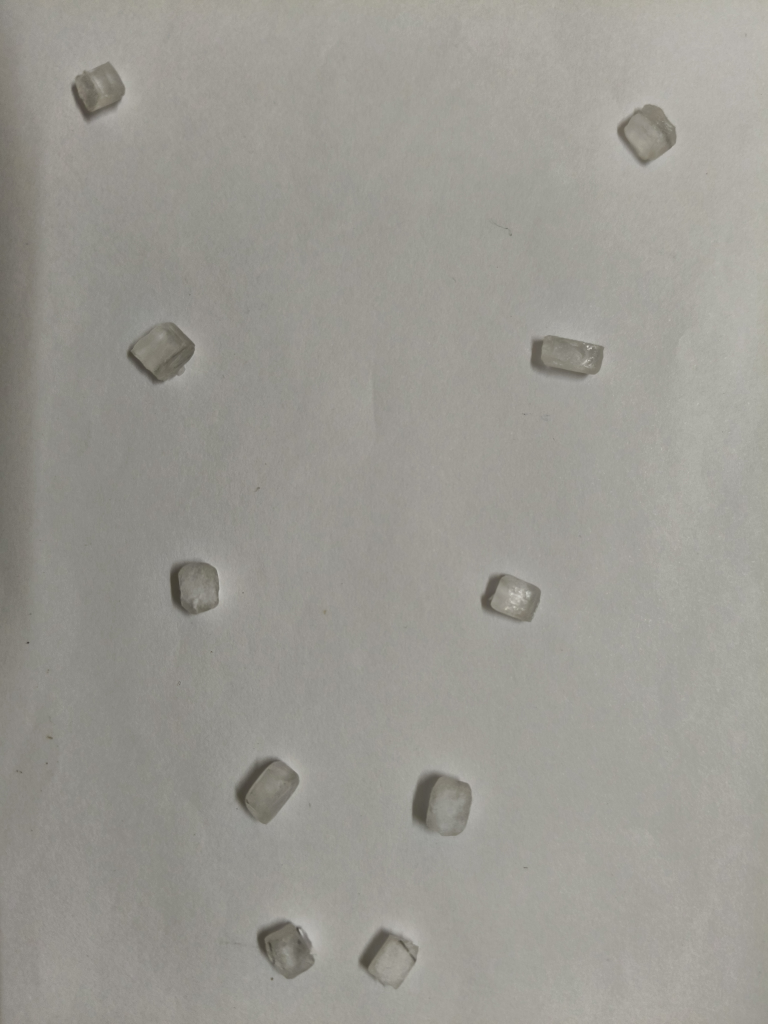
#> input picture part_a_photos/picture1.jpg, 3072 x 4096 px, found by its file name (shown at 1/4 size)
$ python build_all.py
#> lines starting #> are read from the running program, lines starting #| are printed output that depends on the picture
### slides/vt.py
import numpy as np, matplotlib
matplotlib.use('Agg')
import matplotlib.pyplot as plt
from matplotlib.patches import Circle, Rectangle, FancyBboxPatch, Polygon, FancyArrow
plt.rcParams['font.family']='monospace'
plt.rcParams['font.monospace']=['DejaVu Sans Mono']
plt.rcParams['axes.unicode_minus']=False
# OVERHEAD BAR NOTATION. THE COMBINING MACRON U+0304 AND OVERLINE U+0305 BOTH LAND
# ON THE WRONG GLYPH IN MATPLOTLIB, WHICH DOES NOT DO COMPLEX SHAPING, SO BARS ARE
# WRITTEN AS MATHTEXT $\bar{n}$ AND MATHTEXT IS POINTED AT THE SAME MONO FACE.
plt.rcParams['mathtext.fontset']='custom'
plt.rcParams['mathtext.rm']='DejaVu Sans Mono'
plt.rcParams['mathtext.it']='DejaVu Sans Mono'
plt.rcParams['mathtext.bf']='DejaVu Sans Mono:bold'
plt.rcParams['mathtext.default']='regular'
W,H=1920.,1080.
BG='#05080C'; BAR='#24E06E'; BARTXT='#04140A'; ORANGE='#FFB03A'; GREEN='#36F08C'
CYAN='#58D3E8'; BODY='#C9D2D8'; DIM='#38464D'; PANEL='#0C1E33'; PEDGE='#3FC7DE'
MUTE='#8C9AA4'; AMBER='#FFC857'; RED='#E8392F'; WHITE='#FFFFFF'; GRID='#14314F'; VIOLET='#B99BE8'
def new_slide(cmd, page, total=15, tildes=(300,780)):
    # page MAY BE AN int (NUMBERED ANSWER SLIDE) OR A str SUCH AS '[QUESTION]',
    # WHICH IS PRINTED VERBATIM SO QUESTION SLIDES STAY OUT OF THE COUNT.
#> called with cmd = '$ cat title.txt', page = 1, total = 15, tildes = (250, 760)
    fig=plt.figure(figsize=(19.2,10.8),dpi=100); fig.patch.set_facecolor(BG)
    ax=fig.add_axes([0,0,1,1]); ax.set_xlim(0,W); ax.set_ylim(0,H); ax.axis('off')
    ax.add_patch(Rectangle((0,H-30),W,30,color=BAR,zorder=5))
    ax.add_patch(Rectangle((0,0),W,30,color=BAR,zorder=5))
    ax.text(22,H-15,'CML6032@IITD:~/ASSIGNMENT',color=BARTXT,fontsize=11,weight='bold',va='center',zorder=6)
    ax.text(W-22,H-15,'VT100 | Bourne shell',color=BARTXT,fontsize=11,weight='bold',va='center',ha='right',zorder=6)
    ax.text(22,15,'assignment1.tex',color=BARTXT,fontsize=11,weight='bold',va='center',zorder=6)
    ax.text(W/2,15,'[READ ONLY]',color=BARTXT,fontsize=11,weight='bold',va='center',ha='center',zorder=6)
    tag = page if isinstance(page,str) else f'{page}/{total}'
    ax.text(W-22,15,tag,color=BARTXT,fontsize=11,weight='bold',va='center',ha='right',zorder=6)
    for y in range(int(tildes[0]),int(tildes[1]),30): ax.text(60,y,'~',color=DIM,fontsize=12,va='center')
    if cmd: ax.text(120,H-95,cmd,color=ORANGE,fontsize=21,va='center')
    return fig,ax
def T(ax,x,y,s,c=BODY,fs=13,w='normal',ha='left',va='center',fam='monospace',z=4):
    return ax.text(x,y,s,color=c,fontsize=fs,weight=w,ha=ha,va=va,family=fam,zorder=z)
def panel(ax,x,y,w,h,fill=PANEL,edge=PEDGE,lw=1.8,r=10):
    ax.add_patch(FancyBboxPatch((x,y),w,h,boxstyle=f'round,pad=0,rounding_size={r}',
        fc=fill,ec=edge,lw=lw,zorder=1)); return None
CW=0.602*100/72.0          # DejaVu Sans Mono advance, px per pt of fontsize
def cw(fs,n=1): return n*fs*CW
# [23 lines left out: functions bullets, row, not called in this run]
def rule(ax,x,y,w_,c=PEDGE,lw=1.2,z=3): ax.plot([x,x+w_],[y,y],color=c,lw=lw,zorder=z)
# ---------- 3D projection ----------
# [6 lines left out: function rot, not called in this run]
def proj(P,az=24,el=16):
    e1,e2,n=rot(az,el); P=np.atleast_2d(P)
    return np.c_[P@e1,P@e2], P@n
CELL_E=[(0,1),(0,2),(0,4),(1,3),(1,5),(2,3),(2,6),(3,7),(4,5),(4,6),(5,7),(6,7)]
def cube_pts(): return np.array([[i,j,k] for i in (0,1) for j in (0,1) for k in (0,1)],float)
def sphere(ax,c,r,col,z):
    ax.add_patch(Circle(c,r,fc=col,ec='#2A2A2A',lw=0.7,zorder=z))
    ax.add_patch(Circle((c[0]-0.33*r,c[1]+0.33*r),0.34*r,fc='white',ec='none',alpha=0.55,zorder=z+0.01))
# [41 lines left out: functions draw_structure, triad, not called in this run]

### slides/slides_a.py
import sys; sys.path.insert(0,'/data/deck')
from vt import *
import numpy as np
OUT='/data/deck/slides/'
# [9 lines left out: functions ax_in, wpanel, not called in this run]

# ---------------- 01 TITLE ----------------
fig,ax=new_slide('$ cat title.txt',1,tildes=(250,760))
T(ax,150,H-200,'20261005 CML6032 ASSIGNMENT 1',GREEN,30,'bold')
T(ax,150,H-258,'MATERIALS CHEMISTRY : STRUCTURAL ANALYSIS',AMBER,21)
T(ax,150,H-312,'CRYSTAL MORPHOLOGY, PEROVSKITE HYSTERESIS AND NINE BINARY PROTOTYPES',CYAN,19)
T(ax,150,H-396,'NISHEAL MICHAEL KALEY',GREEN,20)
T(ax,150,H-444,'ENTRY NO 2025CYS7090  |  IIT DELHI',GREEN,17)
T(ax,150,H-488,'SUBMITTED 5 OCTOBER 2026, 02:30 IST  |  DUE 5 OCTOBER 2026, 23:59 IST',GREEN,17)
T(ax,150,H-566,'$ ./init_pipeline.sh',ORANGE,21)
for i,l in enumerate(['MODULES INITIALIZED: [PART A: MORPHOLOGY AND POINT GROUPS]',
                      '                     [PART B SEGMENT 1: FERROELECTRIC DISTORTION SERIES]',
                      '                     [PART B SEGMENT 2: NINE BINARY PROTOTYPES]']):
    T(ax,150,H-612-i*32,l,BODY,15)
T(ax,150,H-724,'$ ./set_notation.sh --house',ORANGE,21)
T(ax,150,H-770,'UNITS pm ONLY  |  RATIOS NOT PER-100  |  STATE TUPLES ON ALL IONS  |  NO GREEK GLYPHS',BODY,15)
T(ax,150,H-804,'MIRROR PLANES AS MP  |  OVERHEAD BARS ON ROTOINVERSION AXES AND SPACE GROUPS, e.g. '
               '$\\bar{3}$m AND Fm$\\bar{3}$m',BODY,15)
fig.savefig(OUT+'01.png',facecolor=BG); plt.close(fig)
#> after `fig.savefig(OUT + '01.png', facecolor=BG)`:
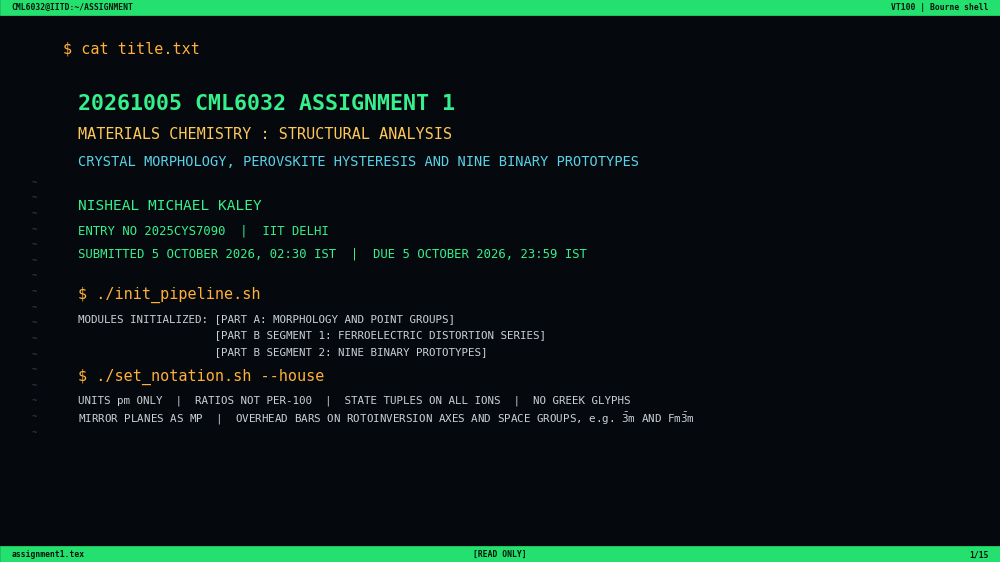
#> figure drawn by matplotlib, 1 panel

# =====================================================================================
# PART A, REBUILT FROM THE CLASS PHOTOGRAPHS (part_a_photos/picture1-5.jpg).
# EVERY NUMBER ON SLIDES 02-04 COMES FROM part_a_photos/measure.json, WRITTEN BY
# part_a_photos/measure_edges.py (LSD EDGE FIT ON THE FULL-RESOLUTION PHOTOS).
# =====================================================================================
import json
from PIL import Image
PA='/data/repo/part_a_photos/'
MJ=json.load(open(PA+'measure.json'))
#> (reads part_a_photos/measure.json from the repository)
SM=MJ['_summary']
SCL=3072/900
CEN=[(115,105),(760,155),(190,410),(665,415),(230,688),(600,700),(318,925),(518,942),(335,1112),(458,1125)]
ISO={3:(445,600),4:(463,662),5:(430,715)}
_IMG={}
def photo(i):
    if i not in _IMG: _IMG[i]=np.asarray(Image.open(PA+f'picture{i}.jpg').convert('RGB')).astype(np.float32)
    return _IMG[i]
def stretch(a,lo=0.8,hi=99.6):
    l,h=np.percentile(a,lo),np.percentile(a,hi)
    return np.clip((a-l)/(h-l),0,1)
def crop(i,cx,cy,w,h,dx=0,dy=0):
    X,Y=int(cx*SCL)+dx,int(cy*SCL)+dy
    return photo(i)[Y-h//2:Y+h//2,X-w//2:X+w//2]
def imax(fig,x,y,w,h,edge=PEDGE,lw=1.4):
#> called with x = 140, y = 192, w = 460, h = 613, edge = '#3FC7DE', lw = 1.4
    a=fig.add_axes([x/W,y/H,w/W,h/H]); a.set_xticks([]); a.set_yticks([])
    for s in a.spines.values(): s.set_color(edge); s.set_linewidth(lw)
    return a
def tagbox(a,x,y,s,c=CYAN,fs=10.5):
    a.text(x,y,s,color=c,fontsize=fs,weight='bold',ha='center',va='center',family='monospace',
           bbox=dict(boxstyle='square,pad=0.18',fc='#05080CCC',ec=c,lw=1.0),zorder=6)

# ---------------- 02 THE CRYSTALS AS PHOTOGRAPHED ----------------
fig,ax=new_slide('$ ls ./part_a/photos && cat observation.log',2)
T(ax,120,H-158,'PART A: THE CRYSTALS ISSUED IN CLASS, AS PHOTOGRAPHED',GREEN,23,'bold')
T(ax,1800,H-158,'[5 PHOTOS | 11 CRYSTALS | NO SCALE BAR]',AMBER,17,'bold',ha='right')
# --- left: picture 1 with labels
panel(ax,120,130,500,760)
T(ax,370,862,'PICTURE 1: 10 CRYSTALS, C1 TO C10',CYAN,14,'bold','center')
a=imax(fig,140,192,460,613)
import cv2
p1=np.asarray(Image.open(PA+'picture1.jpg').convert('RGB').resize((900,1200),Image.LANCZOS)).astype(np.float32)
p1=p1/cv2.GaussianBlur(p1,(0,0),45); p1=np.clip(p1/np.percentile(p1,96)*0.94,0,1)   # FLAT-FIELD THE PAPER
#> after `p1 = p1 / cv2.GaussianBlur(p1, (0, 0), 45)`:
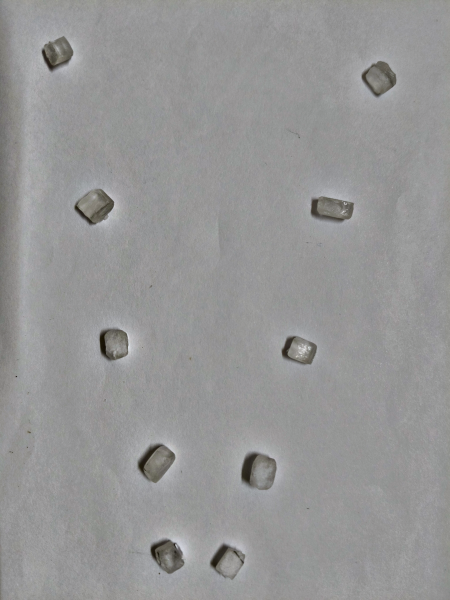
#> p1: shape (1200, 900, 3) float32 (shown at 1/2 size); mean R, G, B 0.999, 0.999, 0.999; drawn with min black and max white
#> after `p1 = np.clip(p1 / np.percentile(p1, 96) * 0.94, 0, 1)`:
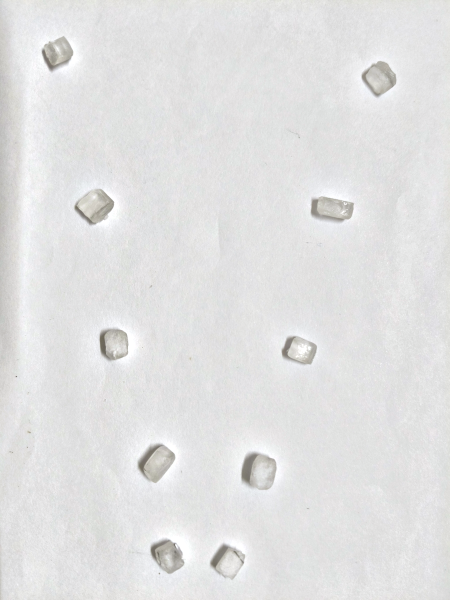
#> p1: shape (1200, 900, 3) float32 (shown at 1/2 size); mean R, G, B 0.885, 0.885, 0.885
a.imshow(p1,extent=(0,900,1200,0)); a.set_xlim(0,900); a.set_ylim(1200,0)
SIDE=[1,-1,1,-1,1,-1,-1,1,-1,1]       # LABEL LEFT OR RIGHT OF EACH CRYSTAL
for k,(x,y) in enumerate(CEN):
    tagbox(a,x+SIDE[k]*80,y,f'C{k+1}',fs=10.5)
T(ax,370,162,'PICTURE 2 IS THE SAME LAYOUT, RETAKEN',MUTE,11.5,ha='center')
# --- middle: views A-C and detail crops
panel(ax,650,130,560,760)
T(ax,930,862,'ONE CRYSTAL ALONE: VIEWS A, B, C',CYAN,14,'bold','center')
T(ax,930,834,'(PICTURES 3, 4, 5; TURNED BETWEEN SHOTS)',MUTE,11,ha='center')
for j,(i,lab) in enumerate([(3,'A: FROSTED FACE'),(4,'B: SMOOTH FACE'),(5,'C: TURNED OVER')]):
    x0=672+j*178
    a=imax(fig,x0,500,160,300)
    a.imshow(stretch(crop(i,*ISO[i],320,600,dy=20)))
    T(ax,x0+80,478,lab,BODY,11,'bold','center')
T(ax,930,436,'DETAILS FROM PICTURE 1',CYAN,14,'bold','center')
for j,(k,l1,l2) in enumerate([(3,'C3: TOP + SIDE','FACE, SQUARE'),(6,'C6: FROSTED','CENTRE'),
                              (1,'C1: BANDS IN','THE BODY'),(10,'C10: CRACK','ALONG A FACE')]):
    x0=668+j*134
    a=imax(fig,x0,262,124,124)
    a.imshow(stretch(crop(1,*CEN[k-1],340,340)))
    T(ax,x0+62,240,l1,BODY,10,'bold','center'); T(ax,x0+62,218,l2,BODY,10,'bold','center')
T(ax,930,170,'LIGHT FROM THE RIGHT: THE DARK BAND ON THE',MUTE,10.5,ha='center')
T(ax,930,150,'LEFT OF EACH CRYSTAL IS ITS SHADOW',MUTE,10.5,ha='center')
# --- right: observation log
panel(ax,1240,130,560,760)
T(ax,1265,862,'OBSERVATION LOG',AMBER,15,'bold')
bullets(ax,1265,822,[
 ('[COUNT]','10 IN PICTURES 1-2, PLUS ONE CRYSTAL'),('','ALONE IN 3 POSES (PICTURES 3-5)'),
 ('[COLOUR]','COLOURLESS. THE SLIGHT WARM CAST IS'),('','ALSO IN THE SHADOWS, SO IT IS LIGHTING'),
 ('[LUSTRE]','VITREOUS AND TRANSLUCENT; FROSTED'),('','FACE CENTRES ON C5, C6, C10, VIEW A'),
 ('[HABIT]','BLOCKY BOXES; PLAN L/W 1.0 TO 2.0'),
 ('[FACES]','FLAT, IN PARALLEL OPPOSITE PAIRS;'),('','STRAIGHT EDGES; FLAT, BLUNT ENDS'),
 ('[ANGLES]','EVERY CLEAN CORNER LOOKS SQUARE'),
 ('[ABSENT]','NO PYRAMID, DOME OR CORNER FACET'),('','RESOLVED ON ANY OF THE 11 CRYSTALS'),
 ('[DEFECTS]','ROUNDED EDGES, CHIPPED ENDS AND'),('','CRACKS RUNNING PARALLEL TO A FACE'),
 ('[SCALE]','NO SCALE OBJECT: SIZES AS RATIOS'),
],dy=37,fs=12.5,marker='',headc=CYAN,pad=10)
panel(ax,1262,160,516,96,fill='#07160F',edge=GREEN,lw=1.4,r=6)
T(ax,1280,231,'READ-OUT: ONE GEOMETRY ONLY. SIX FLAT FACES',GREEN,12.5,'bold')
T(ax,1280,203,'IN THREE PARALLEL PAIRS, MEETING SQUARE,',GREEN,12.5,'bold')
T(ax,1280,175,'WHATEVER THE LENGTH OF THE CRYSTAL',GREEN,12.5,'bold')
T(ax,120,92,'$ ./measure_angles.py --photos 1,4 --edges lsd',ORANGE,17)
T(ax,120,56,'[STATUS] 11 OUTLINES PASSED TO THE EDGE FIT ON SLIDE 03',BODY,13)
fig.savefig(OUT+'02.png',facecolor=BG); plt.close(fig)

# ---------------- 03 MEASURED ANGLES AND THE IDEALISED HABIT ----------------
# [15 lines left out: function seg_overlay, not called in this run]
fig,ax=new_slide('$ ./measure_angles.py --photos 1,4 --edges lsd --report',3)
T(ax,1800,H-95,'[PART A CORRECTED AFTER EVALUATION, 4 OCT 2026]',RED,13,'bold',ha='right')
T(ax,120,H-158,'MORPHOLOGY: ONE ANGLE, MANY SHAPES',GREEN,23,'bold')
T(ax,1800,H-158,'[STENO 1669, TESTED ON THESE CRYSTALS]',AMBER,17,'bold',ha='right')
# --- left: four fitted crops
panel(ax,120,130,580,760)
T(ax,410,862,'EDGES FITTED BY LINE-SEGMENT DETECTION',CYAN,14,'bold','center')
T(ax,410,836,'CYAN: PRISM EDGES | GREEN: CLEAN END | RED: CHIPPED END',MUTE,10.5,ha='center')
for j,(name,i,lab) in enumerate([('C4',1,'C4'),('C6',1,'C6'),('C7',1,'C7'),('PIC4',4,'VIEW B')]):
    x0=145+(j%2)*275; y0=560-(j//2)*335
    if name=='PIC4': cx,cy=ISO[4]; r=250
    else: cx,cy=CEN[int(name[1:])-1]; r=190
    a=imax(fig,x0,y0,255,255); seg_overlay(a,name,i,cx,cy,r)
    tagbox(a,2*r*0.12,2*r*0.09,lab,c=AMBER,fs=10.5)
for (x0,y0,t1,t2) in [(272,550,'RIGHT END SQUARE,','LEFT END ROUNDED'),(547,550,'BOTH ENDS SQUARE',''),
                      (272,215,'SQUARE CORNER',''),(547,215,'BOTTOM END SQUARE,','TOP END ROUGH')]:
    T(ax,x0,y0-10,t1,BODY,10.5,'bold','center')
    if t2: T(ax,x0,y0-31,t2,BODY,10.5,'bold','center')
# --- middle: angle and aspect plots
panel(ax,725,130,600,760)
T(ax,1025,862,'CORNER ANGLE PER CRYSTAL',CYAN,14,'bold','center')
names=[f'C{k}' for k in range(1,11)]+['PIC4']; labs=names[:-1]+['B']
# [6 lines left out: function darkax, not called in this run]
a=darkax(800,585,500,235)
a.axhspan(SM['clean_min'],SM['clean_max'],color=GREEN,alpha=0.10)
a.axhline(90,color=AMBER,lw=1.4,ls='--')
for k,nm in enumerate(names):
    rec=MJ.get(nm,{})
    for e in rec.get('ends',{}).values():
        if e['clean']: a.plot(k,e['corner'],'o',ms=8,mfc=GREEN,mec='#04140A')
        else: a.plot(k,e['corner'],'x',ms=9,mew=2.4,color=RED)
    if 'ends' not in rec: a.text(k,72,'N/M',color=MUTE,fontsize=8.5,ha='center',family='monospace')
a.set_xticks(range(len(labs))); a.set_xticklabels(labs,family='monospace',fontsize=9.5)
a.set_ylim(66,94); a.set_xlim(-0.6,len(labs)-0.4); a.set_yticks([70,75,80,85,90])
a.set_ylabel('DEGREES',color=BODY,fontsize=10,family='monospace')
T(ax,1025,530,f"CLEAN: {SM['clean_n']} CORNERS, {SM['clean_min']:.1f} TO {SM['clean_max']:.1f}, MEAN {SM['clean_mean']:.1f}",GREEN,11.5,'bold','center')
T(ax,1025,507,f"CHIPPED: {len(SM['oblique'])} ENDS, {min(SM['oblique']):.1f} TO {max(SM['oblique']):.1f}, NEVER IN PARALLEL PAIRS",RED,11.5,'bold','center')
T(ax,1025,466,'PLAN-VIEW LENGTH / WIDTH',CYAN,14,'bold','center')
a=darkax(800,232,500,205)
asp=[MJ[nm]['aspect'] if 'aspect' in MJ.get(nm,{}) else np.nan for nm in names]
a.bar(range(len(labs)),[0 if np.isnan(v) else v-0.9 for v in asp],bottom=0.9,color=CYAN,alpha=0.85,width=0.62)
for k,v in enumerate(asp):
    if not np.isnan(v): a.text(k,v+0.04,f'{v:.2f}',color=BODY,fontsize=8,ha='center',family='monospace')
for k,v in enumerate(asp):
    if np.isnan(v): a.text(k,1.06,'N/M',color=MUTE,fontsize=8.5,ha='center',family='monospace')
a.set_xticks(range(len(labs))); a.set_xticklabels(labs,family='monospace',fontsize=9.5)
a.set_ylim(0.9,2.2); a.set_xlim(-0.6,len(labs)-0.4); a.set_yticks([1.0,1.5,2.0])
T(ax,1025,180,f"L/W {min(SM['aspect']):.2f} TO {max(SM['aspect']):.2f} IN ONE BATCH: SHAPE VARIES",AMBER,11.5,'bold','center')
T(ax,1025,157,'2-FOLD, THE ANGLE DOES NOT',AMBER,11.5,'bold','center')
# --- right: idealised habit
panel(ax,1350,130,450,760)
T(ax,1575,862,'IDEALISED HABIT: BOX, 3 PINACOIDS',CYAN,14,'bold','center')
# [31 lines left out: functions box, drawbox, not called in this run]
# CORRECTED AFTER EVALUATION: THE HABIT IS A BOX WITH THREE UNEQUAL EDGES, NOT A CUBE.
# A SQUARE CORNER IS 3-FOLD ONLY LOCALLY: THE LINE THROUGH IT ALONG ITS OWN [111] MISSES THE
# CENTRE, AND A 120-DEGREE TURN ABOUT [111] THROUGH THE CENTRE SENDS L TO W TO T.
HX,HY,HZ=1.6,1.0,0.65
PINK='#FF7CA8'
a=fig.add_axes([1380/W,560/H,390/W,270/H]); az,el=drawbox(a,box(HX,HY,HZ),ext=0.5)
for d in ((HX,0,0),(0,HY,0),(0,0,HZ)):                      # THE THREE 2-FOLD AXES, FACE TO FACE
    d=np.array(d,float); d=d+0.45*d/np.linalg.norm(d)
    P,_=proj(np.vstack([-d,d]),az,el)
    a.plot(P[:,0],P[:,1],color=PINK,lw=1.6,ls='--',zorder=3)
    a.plot(P[:,0],P[:,1],'D',ms=7.5,mfc=PINK,mec='#04140A',zorder=5,ls='none')
e1_,e2_,n_=rot(az,el)
CNR=max([np.array([sx*HX,sy*HY,sz*HZ]) for sx in (1,-1) for sy in (1,-1) for sz in (1,-1)],key=lambda c:np.dot(c,-n_))
sv=np.sign(CNR)/np.sqrt(3)
P,_=proj(np.vstack([CNR+0.6*sv,CNR-3.1*sv]),az,el)          # THE CORNER'S LOCAL 3-FOLD LINE
a.plot(P[:,0],P[:,1],color=GREEN,lw=1.7,ls='--',zorder=6)
a.plot(P[0,0],P[0,1],'^',ms=9,mfc=GREEN,mec='#04140A',zorder=7)
O,_=proj(np.zeros((1,3)),az,el); a.plot(O[0,0],O[0,1],'o',ms=6.5,mfc=WHITE,mec='#04140A',zorder=8)
T(ax,1575,538,'PINK 2-FOLD: FACE TO FACE, 3 OF THEM',PINK,10.5,'bold','center')
T(ax,1575,516,'GREEN: A SQUARE CORNER IS 3-FOLD ONLY',GREEN,10.5,'bold','center')
T(ax,1575,494,'LOCALLY; ITS AXIS MISSES THE CENTRE DOT',GREEN,10.5,'bold','center')
a=fig.add_axes([1380/W,300/H,390/W,170/H]); az2,el2=drawbox(a,box(HX,HY,HZ),az=222,el=20,ext=0.3,lfs=9.5)
RT=np.array([[0,0,1],[1,0,0],[0,1,0]],float)                # 120 DEGREES ABOUT [111]: x TO y TO z
VB=np.array([[sx*HX,sy*HY,sz*HZ] for sx in (-1,1) for sy in (-1,1) for sz in (-1,1)]); VR=VB@RT.T
for i in range(8):
    for j in range(i+1,8):
        if np.sum(np.abs(VB[i]-VB[j])>1e-9)==1:
            P,_=proj(VR[[i,j]],az2,el2); a.plot(P[:,0],P[:,1],color=RED,lw=1.5,ls='--',zorder=3)
XY,_=proj(np.vstack([VB,VR]),az2,el2)
a.set_xlim(XY[:,0].min()-0.25,XY[:,0].max()+0.25); a.set_ylim(XY[:,1].min()-0.25,XY[:,1].max()+0.25)
bullets(ax,1372,268,[
 'RED: THE BOX TURNED 120 DEGREES ABOUT',
 '[111] THROUGH THE CENTRE. L, W AND T',
 'TRADE PLACES, SO IT MISSES ITSELF',
 None,
 'FORM: 3 PINACOIDS {100}, {010}, {001}',
],dy=25,fs=11,marker='',lc=BODY)
T(ax,120,92,'$ ./measure_angles.py --summary',ORANGE,17)
T(ax,120,56,f"[RESULT] {SM['clean_n']} CLEAN CORNERS = 90 READ WITH ABOUT 2.4 DEGREES OF EDGE NOISE (A FOLDED SCATTER READS LOW) | "
           "OPPOSITE EDGES PARALLEL WITHIN 1 TO 7 DEGREES",BODY,12)
fig.savefig(OUT+'03.png',facecolor=BG); plt.close(fig)

# ---------------- 04 POINT GROUP (CORRECTED AFTER EVALUATION, 2026-10-04) ----------------
# THE EVALUATED SLIDE GAVE m3m (KEPT IN THE GIT HISTORY AT COMMIT 1bebbc3). THE INSTRUCTOR'S
# CLUE AFTER EVALUATION: THE CRYSTALS HAVE NO 3 OR -3 AXIS. A 3-FOLD OF THE CRYSTAL MUST TURN
# THE WHOLE CRYSTAL ONTO ITSELF, WHICH NEEDS L = W = T; A SQUARE CORNER IS 3-FOLD ONLY LOCALLY.
# [27 lines left out: functions sproj, stereo_mmm, not called in this run]
fig,ax=new_slide('$ ./assign_point_group.sh --form box --whole-crystal',4)
T(ax,1800,H-95,'[PART A CORRECTED AFTER EVALUATION, 4 OCT 2026]',RED,13,'bold',ha='right')
T(ax,120,H-158,'POINT GROUP: OPERATIONS, EXCLUSIONS AND VERDICT',GREEN,23,'bold')
T(ax,1800,H-158,'[CORRECTED: mmm (D2h, CLASS 8)]',AMBER,19,'bold',ha='right')
panel(ax,120,130,560,760)
T(ax,400,862,'STEREOGRAM: mmm WITH THE OBSERVED POLES',CYAN,14,'bold','center')
a=fig.add_axes([175/W,445/H,450/W,400/H]); stereo_mmm(a)
bullets(ax,140,428,[
 ('AMBER','THE 6 OBSERVED FACE POLES, 3 PINACOIDS'),
 ('LENS','2-FOLD, NOT 4-FOLD  |  RED X: NO 3-FOLD'),
 ('LINES','3 MP: PRIMITIVE + 2 DIAMETERS'),
],dy=27,fs=11,marker='',headc=AMBER,pad=7)
T(ax,140,334,'OPERATION INVENTORY (8), MAPPED ONTO THE CRYSTAL',AMBER,12.5,'bold')
bullets(ax,140,302,[
 ('3 2-FOLD','FACE CENTRE TO FACE CENTRE, ONE'),('','ALONG EACH EDGE DIRECTION'),
 ('3 MP','EACH PARALLEL TO ONE FACE PAIR'),
 ('CENTRE i','EVERY FACE HAS A PARALLEL PARTNER'),
 ('ABSENT','3, $\\bar{3}$ AND 4: NO TURN BUT 180 DEGREES'),('','MAPS THE WHOLE CRYSTAL ONTO ITSELF'),
],dy=27,fs=11,marker='[>]',headc=CYAN,pad=9)
panel(ax,705,130,1095,760)
T(ax,730,862,'EXCLUSION CHAIN: WHAT EACH CANDIDATE NEEDS AGAINST WHAT THE PHOTOS SHOW',AMBER,13.5,'bold')
x=730; fs=11.5
row(ax,x,826,[(0,'CANDIDATE',CYAN),(16.5,'NEEDS',CYAN),(51,'PHOTOS SHOW',CYAN),(91,'RESULT',CYAN)],fs=fs,w='bold')
rule(ax,x,810,1050)
CH=[('1, $\\bar{1}$','SOME CORNER (IA) AWAY FROM 90','11 CLEAN CORNERS, 86 TO 90','EXCLUDED',RED),
    ('2, m, 2/m','BOTH ENDS TILTED AND PARALLEL','NONE: THE 6 TILTED ENDS ARE','EXCLUDED',RED),
    ('','(AN OBLIQUE PINACOID)','CHIPPED AND NEVER PARALLEL','',RED),
    ('HEX, TRIGONAL','60, 120 OR RHOMB CORNERS','RIGHT ANGLES ONLY','EXCLUDED',RED),
    ('CUBIC (5)','120-DEGREE TURN ABOUT A BODY','L/W UP TO 2.03; FACES OF 2','EXCLUDED',RED),
    ('','DIAGONAL: NEEDS L = W = T','KINDS (FROSTED, SMOOTH)','(CORRECTED)',RED),
    ('TETRAGONAL (7)','A SQUARE SECTION WITH 4','VIEW A FROSTED, VIEW B SMOOTH:','EXCLUDED',RED),
    ('','ALIKE SIDE FACES (4-FOLD)','SIDE FACES DIFFER; 2:1 LENGTHWAYS','',RED),
    ('mmm','3 UNLIKE FACE PAIRS AT 90, A','ALL 11 ARE SQUARE-CORNERED BOXES','MOST PROBABLE',GREEN),
    ('','2-FOLD AND MP NORMAL TO EACH, i','','',GREEN),
    ('222, mm2','HALF-FACES OR ONE POLAR END','NONE RESOLVED; ENDS CHIPPED','NOT INDICATED',MUTE)]
for k,(c1,c2,c3,c4,cc) in enumerate(CH):
    y=785-k*27
    row(ax,x,y,[(0,c1,GREEN if c1 else BODY),(16.5,c2),(51,c3),(91,c4,cc)],fs=fs,w='bold' if c4 else 'normal')
rule(ax,x,488,1050,c='#2B3942')
T(ax,x,460,'VERDICT: mmm',GREEN,21,'bold')
T(ax,1000,460,'FULL SYMBOL 2/m 2/m 2/m  |  D2h  |  ORTHORHOMBIC  |  8 OPERATIONS',BODY,12.5)
bullets(ax,x,420,[
 ('CORRECTION:','m$\\bar{3}$m WAS READ OFF ONE SQUARE CORNER, WHICH LOOKS 3-FOLD ONLY LOCALLY. A 3-FOLD'),
 ('','OF THE CRYSTAL TURNS ALL OF IT: 120 DEGREES SENDS L TO W TO T, SO IT NEEDS L = W = T'),
 ('WHY mmm:','3 PAIRS OF PARALLEL FACES AT 90, EACH PAIR ITS OWN KIND: A 2-FOLD AND AN MP NORMAL'),
 ('','TO EACH PAIR AND A CENTRE i; NO OPERATION TURNS ONE PAIR INTO ANOTHER'),
 ('HOLOHEDRY:','222, mm2 AND mmm ALL GROW THIS BOX; NO HALF-FACES OR POLAR END ARE SEEN, SO mmm'),
 ('LIMIT:','A SQUARE SECTION ON EVERY CRYSTAL WOULD MAKE IT 4/mmm; CALIPERS ON ALL 3 EDGES DECIDE'),
 ('TEST:','CROSSED POLARISERS: mmm GOES DARK EVERY 90 DEGREES ON ALL 3 FACE TYPES, NEVER THROUGH A'),
 ('','FULL TURN; A TETRAGONAL CRYSTAL STAYS DARK ON ONE FACE TYPE, A CUBIC ONE ON ALL 3'),
 ('NOTE:','CORRECTED AFTER EVALUATION (4 OCTOBER 2026) FOR THE RECORD ONLY, NOT FOR EXTRA MARKS'),
],dy=31,fs=11.5,marker='[>]',headc=CYAN,pad=13)
T(ax,120,92,'$ ./assign_point_group.sh --report',ORANGE,17)
T(ax,120,56,'[RESULT] CORRECTED POINT GROUP mmm (D2h): NO 3 OR $\\bar{3}$ IN THE WHOLE CRYSTAL; THE EVALUATED m$\\bar{3}$m IS WITHDRAWN',GREEN,12.5)
fig.savefig(OUT+'04.png',facecolor=BG); plt.close(fig)
print('A OK')

### slides/build_all.py
import sys,os; sys.path.insert(0,'/data/deck')
import matplotlib; matplotlib.use('Agg'); import matplotlib.pyplot as plt
from vt import *
#> (the run stopped early here; a loop or call above may not have finished)
